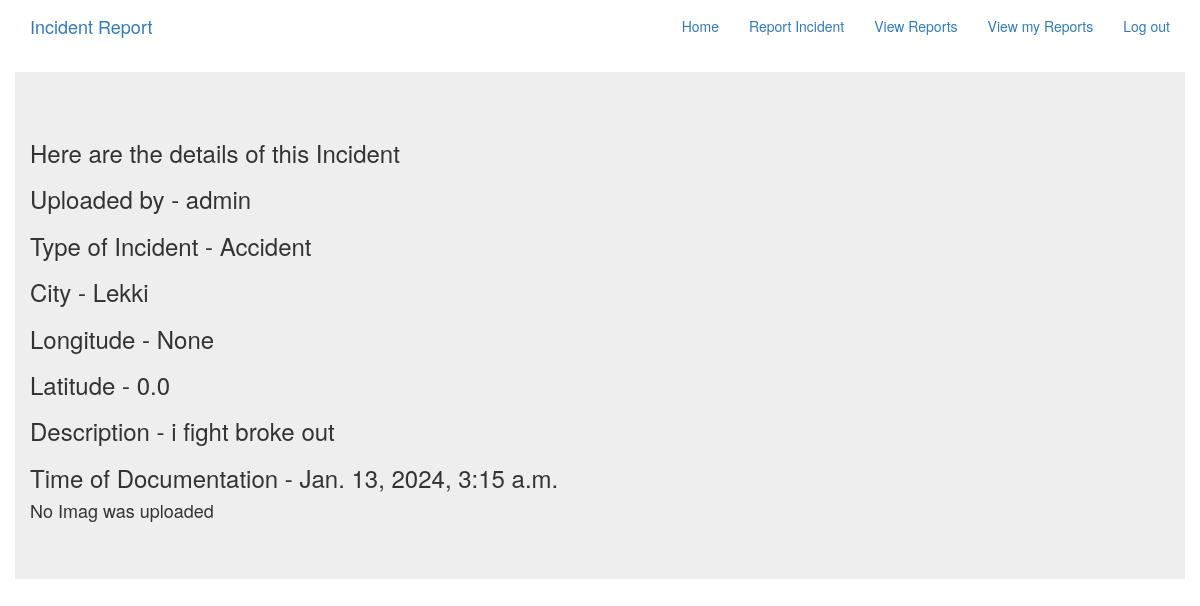
Page /reports/details/1 (signed in) on the committed database.
### incident_app/models.py (models this page shows, shortened)
class Incident(models.Model):
    category_choices = [
        ('Accident', 'Accident'),
        ('Fighting', 'Fighting'),
        ('Rioting', 'Rioting'),
    ]
    user = models.ForeignKey(User, on_delete=models.CASCADE)
    category = models.CharField(max_length=255, choices=category_choices)
    description = models.TextField(blank=False, max_length=400)
    address = models.CharField(max_length=255, default='')
    latitude = models.FloatField(blank=True, null=True)
    longitude = models.FloatField(blank=True, null=True)
    timestamp = models.DateTimeField(auto_now_add=True)
    images = models.ImageField(blank=True, null=True)

### incident_app/views.py (the view)
# urls.py: path('details/<int:pk>', views.IncidentDetails.as_view(), name='details')
class IncidentDetails(LoginRequiredMixin, generic.DetailView):
    template_name = 'incident_app/incident_details.html'
    model = Incident
    context_object_name = 'incidents'

### incident_app/templates/incident_app/incident_details.html
{% extends 'base.html' %}
{% block body_block %}
<div class='container jumbotron'>
    <h3>Here are the details of this Incident</h3>
    <h3>Uploaded by - {{incidents.user}}</h3>
    <h3>Type of Incident - {{incidents.category}}</h3>
    <h3>City - {{incidents.address}}</h3>
    <h3>Longitude - {{incidents.longitude}}</h3>
    <h3>Latitude - {{incidents.latitude}}</h3>
    <h3>Description - {{incidents.description}}</h3>
    <h3>Time of Documentation - {{incidents.timestamp}}</h3>
    {% if incidents.images %}
    <img src="{{incidents.images.url}}" alt="Incident Image">
    {% else %}
    <h4>No Imag was uploaded</h4>
    {% endif %}
</div>
{% endblock %}

### rows in the picture
Incident: user "admin", category "Accident", address "Lekki", longitude "None", latitude "0.0", description "i fight broke out", timestamp "Jan. 13, 2024, 3:15 a.m."
